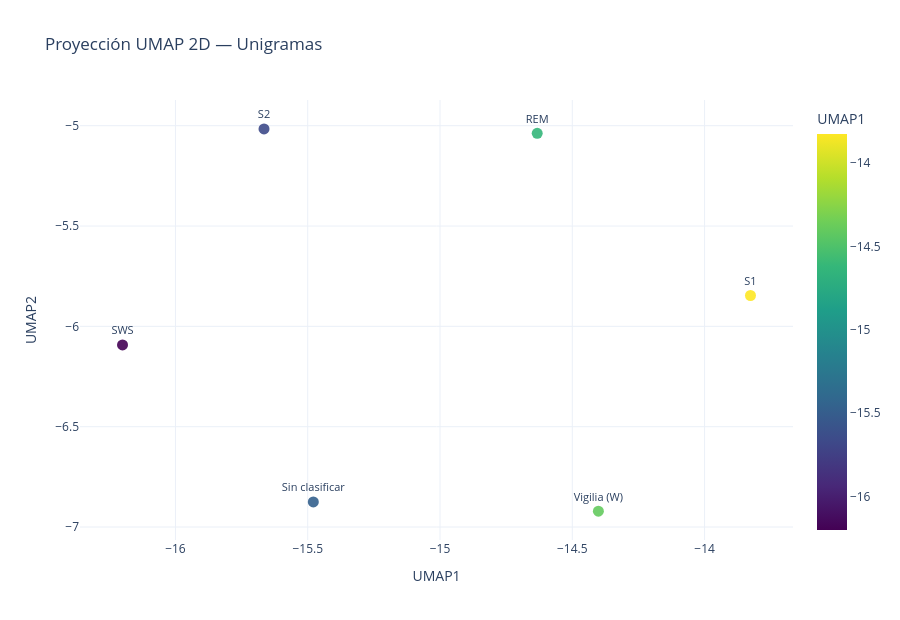

The code cell stored with this chart in its notebook:
### Code cell
tokens_2d_1g, coords_2d_1g = proyectar_umap(embeddings_1g, n_componentes=2, n_vecinos=3, min_dist=0.3, max_tokens=None)
df_umap_1g_2d = pd.DataFrame({
    'token': [ETIQUETAS_FASE[int(t)] for t in tokens_2d_1g],
    'UMAP1': coords_2d_1g[:, 0],
    'UMAP2': coords_2d_1g[:, 1],
    'frecuencia': [frec_1g[t] for t in tokens_2d_1g],
})
fig = px.scatter(df_umap_1g_2d, x='UMAP1', y='UMAP2', color='UMAP1',
                 color_continuous_scale='Viridis',
                 text='token', hover_name='token',
                 title='Proyección UMAP 2D — Unigramas')
fig.update_traces(marker=dict(size=11, opacity=0.9), textposition='top center', textfont=dict(size=11))
fig.update_layout(template='plotly_white', width=900, height=620,
                  paper_bgcolor='white', plot_bgcolor='white',
                  xaxis_title='UMAP1', yaxis_title='UMAP2', showlegend=False,
                  coloraxis_colorbar=dict(title='UMAP1'))
fig.write_html(RUTA_IMG / 'umap2d_1g.html')
fig.show()

### Figure 1 — Plotly figure (JSON) as saved in the notebook; plotly's stock layout.template omitted (floating-point values rounded to 4 significant figures)
{"data": [{"hovertemplate": "<b>%{hovertext}</b><br><br>UMAP1=%{marker.color}<br>UMAP2=%{y}<br>token=%{text}<extra></extra>", "hovertext": ["Vigilia (W)", "S1", "S2", "SWS", "REM", "Sin clasificar"], "legendgroup": "", "marker": {"color": [-14.4, -13.83, -15.67, -16.2, -14.63, -15.48], "coloraxis": "coloraxis", "opacity": 0.9, "size": 11, "symbol": "circle"}, "mode": "markers+text", "name": "", "orientation": "v", "showlegend": false, "text": ["Vigilia (W)", "S1", "S2", "SWS", "REM", "Sin clasificar"], "textfont": {"size": 11}, "textposition": "top center", "type": "scatter", "x": [-14.4, -13.83, -15.67, -16.2, -14.63, -15.48], "xaxis": "x", "y": [-6.921, -5.846, -5.016, -6.093, -5.038, -6.875], "yaxis": "y"}], "layout": {"coloraxis": {"colorbar": {"title": {"text": "UMAP1"}}, "colorscale": [[0, "#440154"], [0.1111, "#482878"], [0.2222, "#3e4989"], [0.3333, "#31688e"], [0.4444, "#26828e"], [0.5556, "#1f9e89"], [0.6667, "#35b779"], [0.7778, "#6ece58"], [0.8889, "#b5de2b"], [1, "#fde725"]]}, "height": 620, "legend": {"tracegroupgap": 0}, "paper_bgcolor": "white", "plot_bgcolor": "white", "showlegend": false, "title": {"text": "Proyección UMAP 2D — Unigramas"}, "width": 900, "xaxis": {"anchor": "y", "domain": [0, 1], "title": {"text": "UMAP1"}}, "yaxis": {"anchor": "x", "domain": [0, 1], "title": {"text": "UMAP2"}}}}
